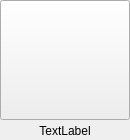
<?xml version="1.0" encoding="UTF-8"?>
<ui version="4.0">
 <class>picWidget</class>
 <widget class="QWidget" name="picWidget">
  <property name="geometry">
   <rect>
    <x>0</x>
    <y>0</y>
    <width>130</width>
    <height>140</height>
   </rect>
  </property>
  <property name="minimumSize">
   <size>
    <width>130</width>
    <height>140</height>
   </size>
  </property>
  <property name="maximumSize">
   <size>
    <width>130</width>
    <height>140</height>
   </size>
  </property>
  <property name="windowTitle">
   <string>Form</string>
  </property>
  <layout class="QVBoxLayout" name="verticalLayout">
   <property name="spacing">
    <number>1</number>
   </property>
   <property name="leftMargin">
    <number>0</number>
   </property>
   <property name="topMargin">
    <number>0</number>
   </property>
   <property name="rightMargin">
    <number>0</number>
   </property>
   <property name="bottomMargin">
    <number>0</number>
   </property>
   <item>
    <widget class="QPushButton" name="pushButton">
     <property name="minimumSize">
      <size>
       <width>130</width>
       <height>120</height>
      </size>
     </property>
     <property name="maximumSize">
      <size>
       <width>130</width>
       <height>120</height>
      </size>
     </property>
     <property name="styleSheet">
      <string notr="true">QPushButton:hover {
	background-color: rgb(149, 149, 149);
}</string>
     </property>
     <property name="text">
      <string/>
     </property>
    </widget>
   </item>
   <item>
    <widget class="QLabel" name="label">
     <property name="minimumSize">
      <size>
       <width>130</width>
       <height>19</height>
      </size>
     </property>
     <property name="maximumSize">
      <size>
       <width>130</width>
       <height>19</height>
      </size>
     </property>
     <property name="text">
      <string>TextLabel</string>
     </property>
     <property name="alignment">
      <set>Qt::AlignCenter</set>
     </property>
    </widget>
   </item>
  </layout>
 </widget>
 <resources/>
 <connections/>
</ui>
